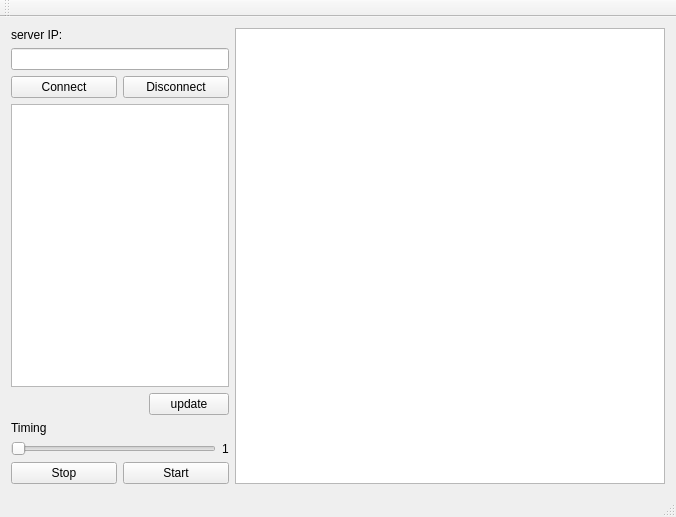
<?xml version="1.0" encoding="UTF-8"?>
<ui version="4.0">
 <class>MainWindow</class>
 <widget class="QMainWindow" name="MainWindow">
  <property name="geometry">
   <rect>
    <x>0</x>
    <y>0</y>
    <width>676</width>
    <height>517</height>
   </rect>
  </property>
  <property name="windowTitle">
   <string>MainWindow</string>
  </property>
  <widget class="QWidget" name="centralWidget">
   <layout class="QHBoxLayout" name="horizontalLayout_6">
    <item>
     <layout class="QHBoxLayout" name="horizontalLayout_5">
      <item>
       <layout class="QVBoxLayout" name="verticalLayout_4">
        <item>
         <layout class="QVBoxLayout" name="verticalLayout_2">
          <item>
           <widget class="QLabel" name="server_label">
            <property name="text">
             <string>server IP:</string>
            </property>
           </widget>
          </item>
          <item>
           <widget class="QLineEdit" name="server_input"/>
          </item>
          <item>
           <layout class="QHBoxLayout" name="horizontalLayout">
            <item>
             <widget class="QPushButton" name="connect_btn">
              <property name="text">
               <string>Connect</string>
              </property>
             </widget>
            </item>
            <item>
             <widget class="QPushButton" name="disconnect_btn">
              <property name="text">
               <string>Disconnect</string>
              </property>
             </widget>
            </item>
           </layout>
          </item>
         </layout>
        </item>
        <item>
         <layout class="QVBoxLayout" name="verticalLayout">
          <item>
           <widget class="QListView" name="server_lview"/>
          </item>
          <item>
           <layout class="QHBoxLayout" name="horizontalLayout_3">
            <item>
             <spacer name="horizontalSpacer">
              <property name="orientation">
               <enum>Qt::Horizontal</enum>
              </property>
              <property name="sizeHint" stdset="0">
               <size>
                <width>40</width>
                <height>20</height>
               </size>
              </property>
             </spacer>
            </item>
            <item>
             <widget class="QPushButton" name="update_btn">
              <property name="text">
               <string>update</string>
              </property>
             </widget>
            </item>
           </layout>
          </item>
         </layout>
        </item>
        <item>
         <layout class="QVBoxLayout" name="verticalLayout_3">
          <item>
           <widget class="QLabel" name="timing_label">
            <property name="text">
             <string>Timing</string>
            </property>
           </widget>
          </item>
          <item>
           <layout class="QHBoxLayout" name="horizontalLayout_4">
            <item>
             <widget class="QSlider" name="timing_input">
              <property name="orientation">
               <enum>Qt::Horizontal</enum>
              </property>
             </widget>
            </item>
            <item>
             <widget class="QLabel" name="timingval_label">
              <property name="text">
               <string>1</string>
              </property>
             </widget>
            </item>
           </layout>
          </item>
         </layout>
        </item>
        <item>
         <layout class="QHBoxLayout" name="horizontalLayout_2">
          <item>
           <widget class="QPushButton" name="stop_btn">
            <property name="text">
             <string>Stop</string>
            </property>
           </widget>
          </item>
          <item>
           <widget class="QPushButton" name="start_btn">
            <property name="text">
             <string>Start</string>
            </property>
           </widget>
          </item>
         </layout>
        </item>
       </layout>
      </item>
      <item>
       <widget class="QGraphicsView" name="graph_obj">
        <property name="minimumSize">
         <size>
          <width>430</width>
          <height>430</height>
         </size>
        </property>
       </widget>
      </item>
     </layout>
    </item>
   </layout>
  </widget>
  <widget class="QMenuBar" name="menuBar">
   <property name="geometry">
    <rect>
     <x>0</x>
     <y>0</y>
     <width>676</width>
     <height>25</height>
    </rect>
   </property>
  </widget>
  <widget class="QToolBar" name="mainToolBar">
   <attribute name="toolBarArea">
    <enum>TopToolBarArea</enum>
   </attribute>
   <attribute name="toolBarBreak">
    <bool>false</bool>
   </attribute>
  </widget>
  <widget class="QStatusBar" name="statusBar"/>
 </widget>
 <layoutdefault spacing="6" margin="11"/>
 <resources/>
 <connections/>
</ui>
